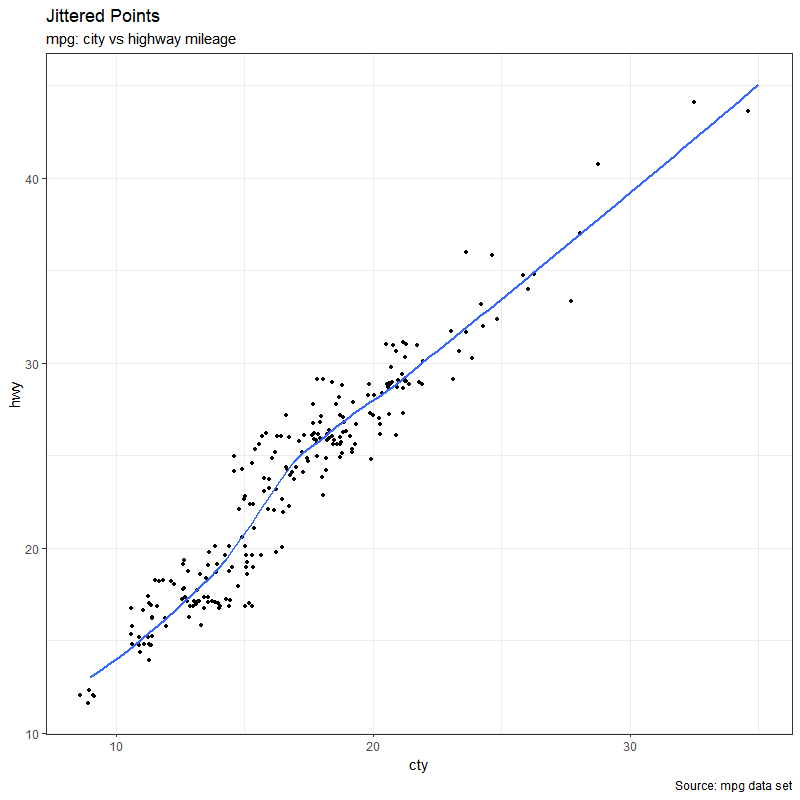

Generate this figure with R:
### JITTER PLOT ###

# Import ggplot2 package
library(ggplot2)                              

# Pre-set the black and white theme
theme_set(theme_bw())                       

# Name and read the data set file
df <- read.csv()                            

gg <- ggplot(data = df,                       # name the plot and load data set
             aes(x = ,                        # set the x variable
                 y = )) +                     # set the y variable
  geom_jitter(width = 0.5,                    # set the points width     
              size = 1) +                     # set the points size
  geom_smooth(method = "auto",                # set the smoothing line
              se = F) +                       # set the confidence intervals
  labs(title = "",                            # type in the plot tile
       subtitle = "",                         # type in the plot subtitle
       x = "",                                # type in the x-axis label
       y = "",                                # type in the y-axis label
       caption = "Source: ") +                # type in additional captions

# Print plot  
print(gg)                                     

# EXAMPLE

library(ggplot2)
library(plotly)
theme_set(theme_bw())                         
df <- mpg

gg <- ggplot(df, aes(x = cty, 
                     y = hwy)) +
  geom_jitter(width = 0.5, 
              size = 1) + 
  geom_smooth(method = "auto", 
              se = F) +
  labs(title = "Jittered Points",
       subtitle = "mpg: city vs highway mileage",
       x = "cty",
       y = "hwy",
       caption = "Source: mpg data set")

print(gg)
